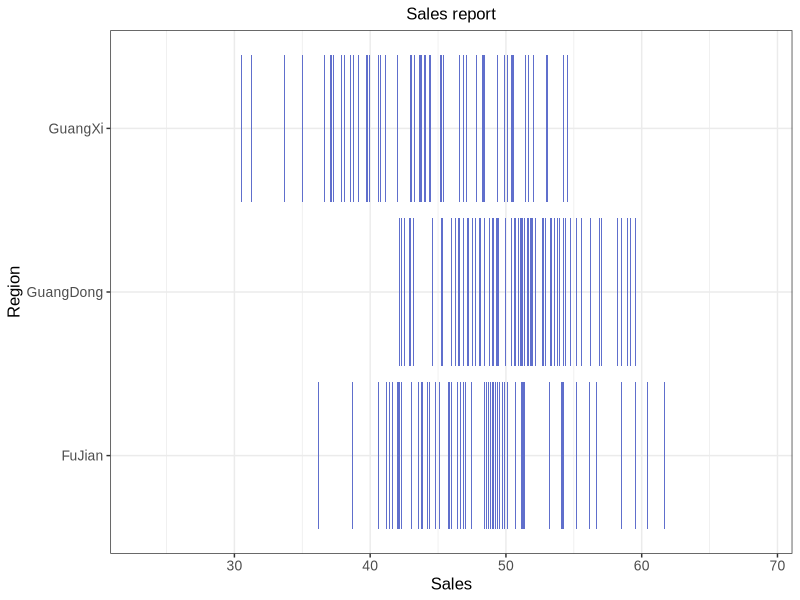

The R source for this figure:
## ---- chunk 1
# Install packages
if (!requireNamespace("ggplot2", quietly = TRUE)) {
  install.packages("ggplot2")
}

# Load packages
library(ggplot2)
## ---- chunk 2
# Load data
data <- read.table("files/Hiplot/002-barcode-plot-data.txt", header = T)
# View data
head(data)
## ---- chunk 3
#| label: fig-1Barcode-plot
#| fig-cap: "Barcode Plot"
#| out.width: "95%"
#| warning: false

# Barcode Plot
p <- ggplot(data, aes(x = sales, y = region)) +
  geom_tile(width = 0.01, height = 0.9, fill = "#606fcc") + # Control the width and height of the Barcode
  theme_bw() +
  labs(title = "Sales report", x = "Sales", y = "Region") +
  theme(text = element_text(family = "Arial"),
        plot.title = element_text(size = 12,hjust = 0.5),
        axis.title = element_text(size = 12),
        axis.text = element_text(size = 10),
        axis.text.x = element_text(angle = 0, hjust = 0.5,vjust = 1),
        legend.position = "right",
        legend.direction = "vertical",
        legend.title = element_text(size = 10),
        legend.text = element_text(size = 10))

p
